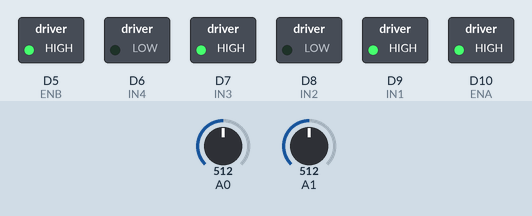
This sketch was run on a simulated Arduino Zero (SAMD21). On the bench: switched loads named in the sketch (green lamp = pin HIGH). The test bench sets the inputs (shaded band); at power-on: A0 = 512, A1 = 512 (analog values on the 0–1023 scale). What the sketch prints to the serial monitor is not drawn.

Above: at 1.2 s.
1.3 s: A0 set to 0
At 2.0 s:
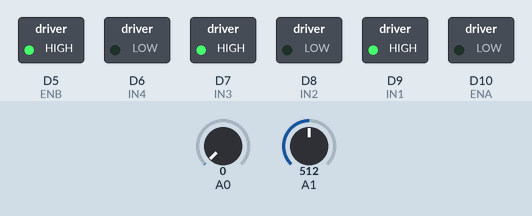
2.8 s: A1 set to 0
At 3.2 s:
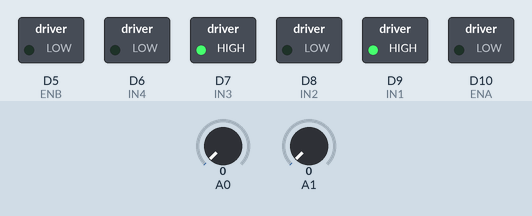
4.3 s: A0 set to 122
At 5.5 s:
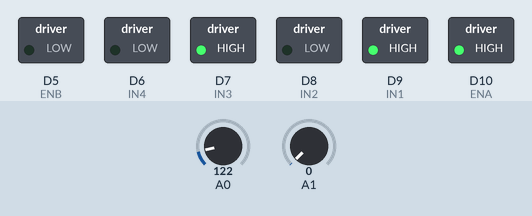
5.8 s: A1 set to 122
At 6.7 s:
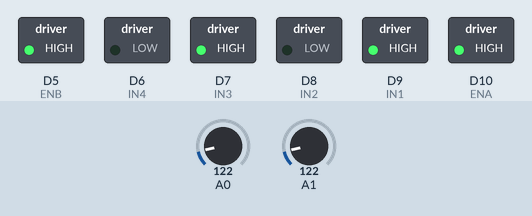
Timing chart, 0 to 8.3 s (numbered marks = the images above; inputs shaded):
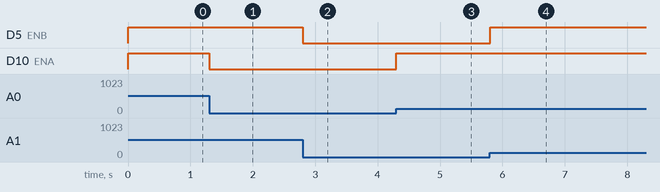

Measured:
- after the input at 1.3 s, D10 (ENA): HIGH → LOW at once
- after the input at 2.8 s, D5 (ENB): HIGH → LOW at once
- after the input at 4.3 s, D10 (ENA): LOW → HIGH at once
- after the input at 5.8 s, D5 (ENB): LOW → HIGH at once

The sketch:

Robotcar_14.ino
```cpp
//14 การควบคุมความเร็วหุ่นยนต์ (PWM) ผ่านตัวต้านทานปรับค่าได้

//มอเตอร์ซ้าย
int ENA=10;
int IN1=9;
int IN2=8;
//มอเตอร์ขวา
int ENB=5;
int IN3=7;
int IN4=6;

// ตัวแปรเก็บค่าความเร็วกำหนดค่าเริ่มต้นของความเร็วให้อยู่ที่ 0
int MotorSpeed_L = 0;
int MotorSpeed_R = 0;
//ใช้ชดเชยการเบี้ยวของการเคลื่อนที่
int B_L = 0; //ล้อซ้าย
int B_R = 0; //ล้อขวา

void setup() {
  //กำหนดให้ขาต่าง ๆ เป็นอินพุตและเอาต์พุต
  analogReadResolution(8);
  pinMode(ENA, OUTPUT);
  pinMode(ENB, OUTPUT);
  pinMode(IN1, OUTPUT);
  pinMode(IN2, OUTPUT);
  pinMode(IN3, OUTPUT);
  pinMode(IN4, OUTPUT);
  Serial.begin(9600);
  //เปลี่ยนความละเอียดของ PWM จาก 0 - 255 เป็น 0 - 4095
  //analogWriteResolution(12);
  //กำหนดให้พารามิเตอร์ที่ L298N เดินหน้า
    digitalWrite(IN1, HIGH);
    digitalWrite(IN2, LOW);
    digitalWrite(IN3, HIGH);
    digitalWrite(IN4, LOW);

}

void loop() {

  //อ่านค่าจากตัวต้านทานปรับค่าได้ทั้งสองข้างทั้ง A0 และ A1 เอามาเก็บไว้ในตัวแปร
  MotorSpeed_L = analogRead(A0);
  MotorSpeed_R = analogRead(A1);
  //ทำการแม็พค่าที่ได้รับที่ A0 และ A1 จาก 0 - 1023 ไปเป็น 0 - 4095
  int ML = map(MotorSpeed_L, 0, 255, 0, 4095);
  int MR = map(MotorSpeed_R, 0, 255, 0, 4095);
  // เขียนโปรแกรมป้องกันค่ามอเตอร์อยู่ในความเร็วที่ทำให้มอเตอร์เสียหาย โดยปกติแล้วจะอยู่ในช่วง 0 ถึง 2050

  // ส่งค่าความเร็วไปยังขา ENA และ ENB
  analogWrite(ENA, ML);
  analogWrite(ENB, MR);
  Serial.print("PWM L: ");
  Serial.println(ML);
  Serial.print("PWM R: ");
  Serial.println(MR);
}
```
